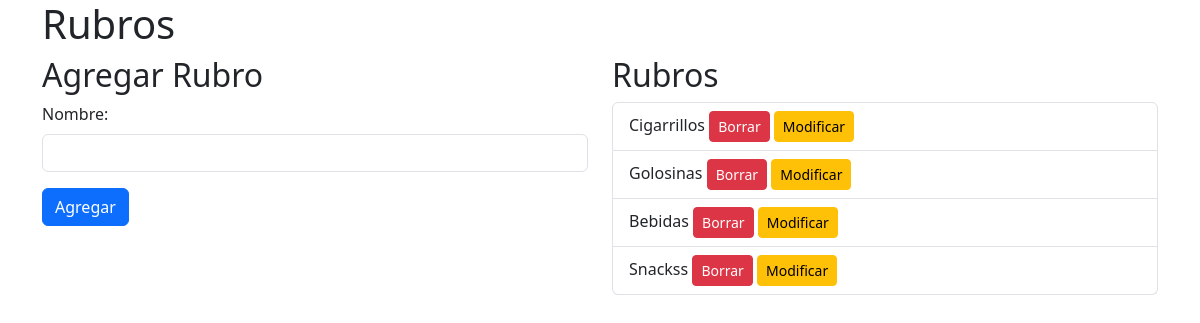
Page /productos/rubros on the earlier database version.
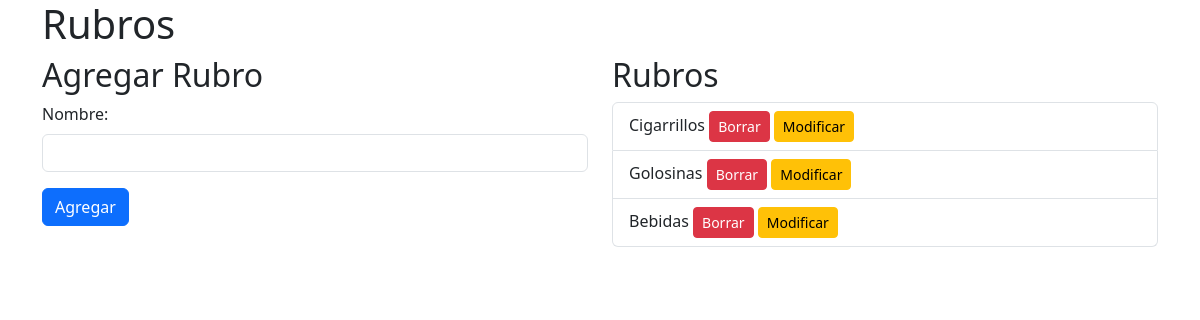
Same page on the later database version.
### database_setup.py (models this page shows)
class Rubro(Base):
    __tablename__ = 'Rubro'
    id = Column(Integer, primary_key=True, autoincrement=True)
    nombre = Column(String, nullable=False)

### productos.py (the view)
@productos_bp.route('/productos/rubros')
def mostrar_rubros():
    rubros = session.query(Rubro).all()
    return render_template('rubros.html', rubros=rubros)

### templates/rubros.html (shortened to what this page needs)
<!DOCTYPE html>
<html lang="en">
<head>
    <link href="https://cdn.jsdelivr.net/npm/bootstrap@5.3.0/dist/css/bootstrap.min.css" rel="stylesheet">
</head>
<body>
    <div class="container">
        <h1>Rubros</h1>
        <div class="row">
            <div class="col-md-6">
                <h2>Agregar Rubro</h2>
                <form action="/productos/rubros/agregar" method="POST">
                    <div class="mb-3">
                        <label for="nombre" class="form-label">Nombre:</label>
                        <input type="text" class="form-control" id="nombre" name="nombre" required>
                    </div>
                    <button type="submit" class="btn btn-primary">Agregar</button>
                </form>
            </div>
            <div class="col-md-6">
                <h2>Rubros</h2>
                <ul class="list-group">
                    {% for rubro in rubros %}
                    <li class="list-group-item">{{ rubro.nombre }} <a href="/productos/rubros/borrar/{{ rubro.id }}" class="btn btn-danger btn-sm">Borrar</a> <a href="/productos/rubros/modificar/{{ rubro.id }}" class="btn btn-warning btn-sm">Modificar</a></li>
                    {% endfor %}
                </ul>
            </div>
        </div>
    </div>
</body>
</html>

Differences in the rows shown:
removed Rubro: nombre "Snackss"
